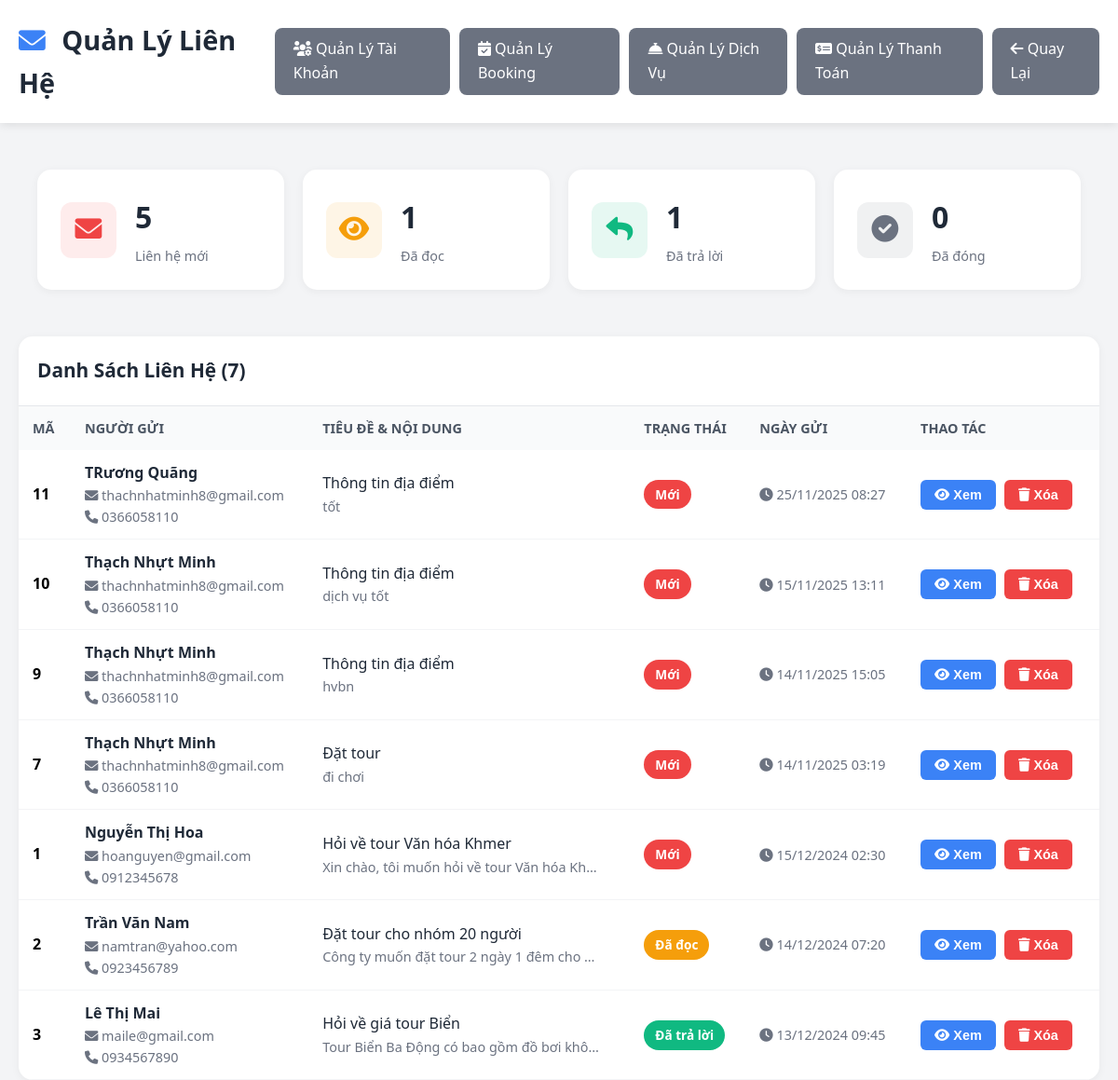
Page /quan-ly-lien-he.php (signed in) on the earlier database version.
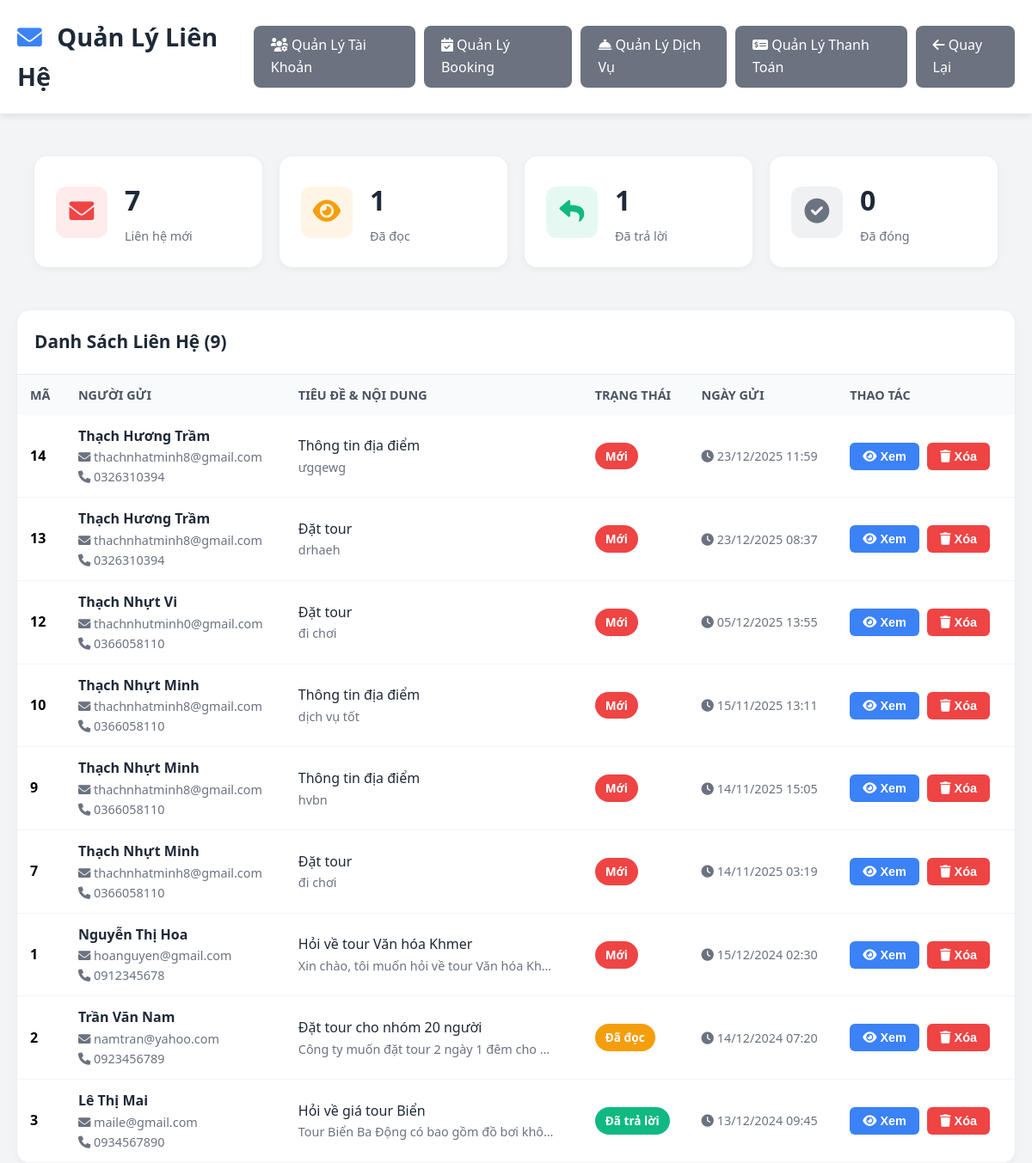
Same page on the later database version.
### tables this page shows
CREATE TABLE `contacts` (
  `id` int(11) NOT NULL,
  `full_name` varchar(100) NOT NULL,
  `email` varchar(100) NOT NULL,
  `phone` varchar(20) DEFAULT NULL,
  `subject` varchar(255) DEFAULT NULL,
  `message` text NOT NULL,
  `status` enum('new','read','replied','archived') DEFAULT 'new',
  `created_at` timestamp NOT NULL DEFAULT current_timestamp(),
  `replied_at` timestamp NULL DEFAULT NULL,
  `reply_message` text DEFAULT NULL
);

### models/Contact.php (called while the page is built, shortened)
<?php
class Contact {
    private $conn;
    private $table_name = "contacts";
    public function __construct($db = null) {
        if ($db) {
            $this->conn = $db;
        } else {
            $database = new Database();
            $this->conn = $database->getConnection();
        }
    }
    public function readAll() {
        $query = "SELECT * FROM " . $this->table_name . "
                 ORDER BY created_at DESC";
        $stmt = $this->conn->prepare($query);
        $stmt->execute();
        return $stmt;
    }
    public function countByStatus() {
        $query = "SELECT status, COUNT(*) as total
                 FROM " . $this->table_name . "
                 GROUP BY status";
        $stmt = $this->conn->prepare($query);
        $stmt->execute();
        return $stmt;
    }
}
?>

### quan-ly-lien-he.php (the view, shortened to what this page needs)
<?php
require_once 'config/database.php';
require_once 'models/Contact.php';
try {
    $database = new Database();
    $db = $database->getConnection();
    $contact = new Contact($db);
    $stmt = $contact->readAll();
    $contacts = [];
    while ($row = $stmt->fetch(PDO::FETCH_ASSOC)) {
        $contacts[] = $row;
    }
    $statsStmt = $contact->countByStatus();
    $stats = [];
    while ($row = $statsStmt->fetch(PDO::FETCH_ASSOC)) {
        $stats[$row['status']] = $row['total'];
    }
} catch (Exception $e) {
    $error = $e->getMessage();
    $contacts = [];
}
$statusColors = [
    'new' => '#ef4444',
    'read' => '#f59e0b',
    'replied' => '#10b981',
    'closed' => '#6b7280'
];
$statusNames = [
    'new' => 'Mới',
    'read' => 'Đã đọc',
    'replied' => 'Đã trả lời',
    'closed' => 'Đã đóng'
];
?>
<!DOCTYPE html>
<html lang="vi">
<head>
    <link href="https://cdnjs.cloudflare.com/ajax/libs/font-awesome/6.0.0/css/all.min.css" rel="stylesheet">
    <link rel="stylesheet" href="css/responsive.css">
    <link rel="stylesheet" href="css/mobile-enhancements.css">
    <link rel="stylesheet" href="css/admin-responsive.css">
    <link rel="stylesheet" href="css/header-responsive-fix.css">
</head>
<body>
    <div class="header">
        <div class="header-content">
            <h1>
                <i class="fas fa-envelope"></i>
                Quản Lý Liên Hệ
            </h1>
            <div style="display: flex; gap: 10px;">
                <a href="quan-ly-users.php" class="back-btn">
                    <i class="fas fa-users-cog"></i> Quản Lý Tài Khoản
                </a>
                <a href="quan-ly-booking.php" class="back-btn">
                    <i class="fas fa-calendar-check"></i> Quản Lý Booking
                </a>
                <a href="quan-ly-dat-dich-vu.php" class="back-btn">
                    <i class="fas fa-concierge-bell"></i> Quản Lý Dịch Vụ
                </a>
                <a href="quan-ly-xac-nhan-thanh-toan.php" class="back-btn">
                    <i class="fas fa-money-check-alt"></i> Quản Lý Thanh Toán
                </a>
                <a href="index.php" class="back-btn">
                    <i class="fas fa-arrow-left"></i> Quay Lại
                </a>
            </div>
        </div>
    </div>
    <div class="container">
        <div class="stats-grid">
            <div class="stat-card">
                <div class="stat-icon" style="background: rgba(239, 68, 68, 0.1); color: #ef4444;">
                    <i class="fas fa-envelope"></i>
                </div>
                <div class="stat-info">
                    <h3><?php echo $stats['new'] ?? 0; ?></h3>
                    <p>Liên hệ mới</p>
                </div>
            </div>
            <div class="stat-card">
                <div class="stat-icon" style="background: rgba(245, 158, 11, 0.1); color: #f59e0b;">
                    <i class="fas fa-eye"></i>
                </div>
                <div class="stat-info">
                    <h3><?php echo $stats['read'] ?? 0; ?></h3>
                    <p>Đã đọc</p>
                </div>
            </div>
            <div class="stat-card">
                <div class="stat-icon" style="background: rgba(16, 185, 129, 0.1); color: #10b981;">
                    <i class="fas fa-reply"></i>
                </div>
                <div class="stat-info">
                    <h3><?php echo $stats['replied'] ?? 0; ?></h3>
                    <p>Đã trả lời</p>
                </div>
            </div>
            <div class="stat-card">
                <div class="stat-icon" style="background: rgba(107, 114, 128, 0.1); color: #6b7280;">
                    <i class="fas fa-check-circle"></i>
                </div>
                <div class="stat-info">
                    <h3><?php echo $stats['closed'] ?? 0; ?></h3>
                    <p>Đã đóng</p>
                </div>
            </div>
        </div>
        <div class="contacts-table">
            <div class="table-header">
                <h2>Danh Sách Liên Hệ (<?php echo count($contacts); ?>)</h2>
            </div>
            <?php if (!empty($contacts)): ?>
            <table>
                <thead>
                    <tr>
                        <th>Mã</th>
                        <th>Người gửi</th>
                        <th>Tiêu đề & Nội dung</th>
                        <th>Trạng thái</th>
                        <th>Ngày gửi</th>
                        <th>Thao tác</th>
                    </tr>
                </thead>
                <tbody>
                    <?php foreach ($contacts as $c): ?>
                    <tr>
                        <td><strong><?php echo htmlspecialchars($c['id']); ?></strong></td>
                        <td>
                            <div class="contact-name"><?php echo htmlspecialchars($c['full_name']); ?></div>
                            <div class="contact-email">
                                <i class="fas fa-envelope"></i> <?php echo htmlspecialchars($c['email']); ?>
                            </div>
                            <?php if (!empty($c['phone'])): ?>
                            <div class="contact-email">
                                <i class="fas fa-phone"></i> <?php echo htmlspecialchars($c['phone']); ?>
                            </div>
                            <?php endif; ?>
                        </td>
                        <td>
                            <div class="contact-subject"><?php echo htmlspecialchars($c['subject']); ?></div>
                            <div class="contact-message"><?php echo htmlspecialchars($c['message']); ?></div>
                        </td>
                        <td>
                            <span class="status-badge" style="background: <?php echo $statusColors[$c['status']]; ?>">
                                <?php echo $statusNames[$c['status']]; ?>
                            </span>
                        </td>
                        <td class="contact-date">
                            <i class="fas fa-clock"></i>
                            <?php echo date('d/m/Y H:i', strtotime($c['created_at'])); ?>
                        </td>
                        <td>
                            <button type="button" class="action-btn btn-view"
                                    data-contact='<?php echo json_encode([
                                        'contact_id' => $c['id'],
                                        'full_name' => $c['full_name'],
                                        'email' => $c['email'],
                                        'phone' => $c['phone'] ?? '',
                                        'subject' => $c['subject'],
                                        'message' => $c['message'],
                                        'status' => $c['status'],
                                        'created_at' => $c['created_at'],
                                        'ip_address' => $c['ip_address'] ?? 'N/A'
                                    ], JSON_HEX_APOS | JSON_HEX_QUOT); ?>'
                                    onclick="viewContactModal(this.dataset.contact)">
                                <i class="fas fa-eye"></i> Xem
                            </button>
                            <button type="button" class="action-btn btn-delete"
                                    data-contact-id="<?php echo htmlspecialchars($c['id']); ?>"
                                    data-name="<?php echo htmlspecialchars($c['full_name']); ?>"
                                    onclick="deleteContact(this.dataset.contactId, this.dataset.name)">
                                <i class="fas fa-trash"></i> Xóa
                            </button>
                        </td>
                    </tr>
                    <?php endforeach; ?>
                </tbody>
            </table>
            <?php endif; ?>
        </div>
    </div>
</body>
</html>

### css/responsive.css (style rules this page uses)
:root { --container-padding: 15px; --card-gap: 15px; --nav-height: 60px; --transition-speed: 0.3s; }
* { box-sizing: border-box; -webkit-tap-highlight-color: transparent; }
html { font-size: 16px; -webkit-text-size-adjust: 100%; scroll-behavior: smooth; }
body { margin: 0; padding: 0; overflow-x: hidden; min-height: 100vh; line-height: 1.6; }
.container { width: 100%; padding-left: var(--container-padding); padding-right: var(--container-padding); margin-left: auto; margin-right: auto; }
.btn, button, .cta-button { width: 100%; padding: 14px 20px; font-size: 1em; margin: 5px 0; border-radius: 10px; min-height: 48px; display: flex; align-items: center; justify-content: center; gap: 8px; }
table { min-width: 600px; font-size: 0.875em; }
table th, table td { padding: 10px 8px; white-space: nowrap; }
.stats-grid { grid-template-columns: repeat(2, 1fr); gap: 15px; }
@media (min-width: 480px) { :root { --container-padding: 20px; --card-gap: 20px; } }
@media (min-width: 480px) { .stats-grid { gap: 20px; } }
@media (min-width: 576px) { .container { max-width: 540px; } }
@media (min-width: 576px) { .btn, button { width: auto; min-width: 150px; } }
@media (min-width: 768px) { :root { --container-padding: 30px; --card-gap: 25px; --nav-height: 70px; } }
@media (min-width: 768px) { .container { max-width: 720px; } }
@media (min-width: 768px) { .stats-grid { grid-template-columns: repeat(4, 1fr); } }
@media (min-width: 768px) { table { font-size: 1em; } }
@media (min-width: 768px) { table th, table td { padding: 12px 15px; } }
@media (min-width: 992px) { :root { --container-padding: 40px; --card-gap: 30px; } }
@media (min-width: 992px) { .container { max-width: 960px; } }
@media (min-width: 1200px) { .container { max-width: 1140px; } }

### css/admin-responsive.css (style rules this page uses)
.header, .admin-header { padding: 15px; }
.header-content { flex-direction: column; gap: 15px; text-align: center; }
@media (min-width: 768px) { .header, .admin-header { padding: 20px; } }
@media (min-width: 768px) { .header-content { flex-direction: row; justify-content: space-between; text-align: left; } }
.stats-grid, .stats-container { display: grid; grid-template-columns: repeat(2, 1fr); gap: 15px; padding: 15px; }
.stat-card { padding: 15px; border-radius: 12px; }
@media (min-width: 576px) { .stats-grid, .stats-container { grid-template-columns: repeat(3, 1fr); } }
@media (min-width: 768px) { .stats-grid, .stats-container { grid-template-columns: repeat(4, 1fr); gap: 20px; padding: 20px; } }
@media (min-width: 768px) { .stat-card { padding: 20px; } }
@media (min-width: 992px) { .stats-grid, .stats-container { grid-template-columns: repeat(6, 1fr); } }
.action-btn { padding: 6px 10px; font-size: 0.75rem; border-radius: 6px; min-width: 32px; min-height: 32px; display: flex; align-items: center; justify-content: center; }
@media (min-width: 768px) { .action-btn { padding: 8px 12px; font-size: 0.8rem; } }

Differences in the rows shown:
removed contacts: id "11", full_name "TRương Quãng", email "thachnhatminh8@gmail.com", phone "0366058110", subject "Thông tin địa điểm", message "tốt", status "Mới", created_at "25/11/2025 08:27"
added contacts: id "14", full_name "Thạch Hương Trầm", email "thachnhatminh8@gmail.com", phone "0326310394", subject "Thông tin địa điểm", message "ưgqewg", status "Mới", created_at "23/12/2025 11:59"
added contacts: id "13", full_name "Thạch Hương Trầm", email "thachnhatminh8@gmail.com", phone "0326310394", subject "Đặt tour", message "drhaeh", status "Mới", created_at "23/12/2025 08:37"
added contacts: id "12", full_name "Thạch Nhựt Vi", email "thachnhutminh0@gmail.com", phone "0366058110", subject "Đặt tour", message "đi chơi", status "Mới", created_at "05/12/2025 13:55"
Other differences:
$stats['new']: "5" → "7"
count($contacts): "7" → "9"
